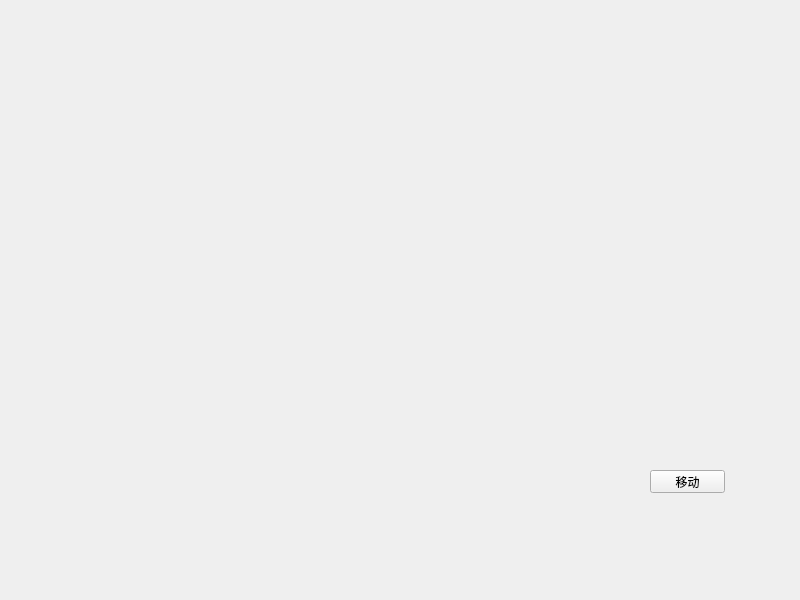
<?xml version="1.0" encoding="UTF-8"?>
<ui version="4.0">
 <class>Widget</class>
 <widget class="QWidget" name="Widget">
  <property name="geometry">
   <rect>
    <x>0</x>
    <y>0</y>
    <width>800</width>
    <height>600</height>
   </rect>
  </property>
  <property name="windowTitle">
   <string>Widget</string>
  </property>
  <widget class="QPushButton" name="btnMove">
   <property name="geometry">
    <rect>
     <x>650</x>
     <y>470</y>
     <width>75</width>
     <height>23</height>
    </rect>
   </property>
   <property name="text">
    <string>移动</string>
   </property>
  </widget>
 </widget>
 <resources/>
 <connections/>
</ui>
